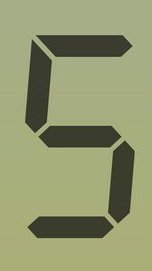
#> input picture samples/1.png, 152 x 271 px
$ python -i segment_display_reader.py   (imports and definitions only)
#> lines starting #> are read from the running program, lines starting #| are printed output that depends on the picture; after the words box and inside, x2 and y2 are one past the last pixel; in counts of white or black regions, pixels touching at a corner belong together
### src/numsense/typeface.py
import os

import cv2 as cv

from PIL import Image, ImageDraw


class Typeface:
    def __init__(self, data, out_dir="~/.numsense/typefaces"):
        self.name = data["name"]
        self.w, self.h, self.thickness = data["dimensions"].values()
        self.digits = data["digits"]
        self.segments = self.__compute_segments()
        self.out_dir = os.path.expanduser(f"{out_dir}/{self.name}")
        self.templates = {}

    def __compute_segments(self):
        st = self.thickness
        sl = self.w - 2 * st
        h = self.h
        return {
            "A": [(st, 0), (st + sl, st)],
            "B": [(st + sl, st), (self.w, st + sl)],
            "C": [(st + sl, h // 2), (self.w, h // 2 + sl)],
            "D": [(st, h - st), (st + sl, h)],
            "E": [(0, h // 2), (st, h // 2 + sl)],
            "F": [(0, st), (st, st + sl)],
            "G": [(st, h // 2 - st // 2), (st + sl, h // 2 + st // 2)],
        }

    def supported_characters(self):
        return list(self.digits.keys())

    def render(self):
        os.makedirs(self.out_dir, exist_ok=True)
        for digit in self.digits:
            img = Image.new("L", (self.w, self.h), "black")
            draw = ImageDraw.Draw(img)
            for seg in self.digits[digit]:
                draw.rectangle(self.segments[seg], fill="white")
            img.save(os.path.join(self.out_dir, f"{digit}.png"))
#> this loop made 10 passes
#> pass 1, in render, `img.save(os.path.join(self.out_dir, f"{digit}.png"))`:
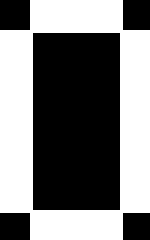
#> saved as 0.png: PIL image 50x80 L (shown 3 times larger); 48.2% white; 1 white region, box (x1, y1, x2, y2) and area: (0, 0, 50, 80) 1928
#> after the loop:
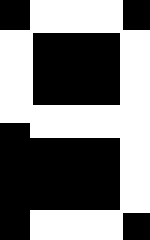
#> img: PIL image 50x80 L (shown 3 times larger); 48.1% white; 1 white region, box (x1, y1, x2, y2) and area: (0, 0, 50, 80) 1923
#> in __call__, img is the input picture: shape (271, 152, 3); mean B, G, R 110.6, 151.6, 144.8

    def load(self):
        for c in self.supported_characters():
            template_path = os.path.join(self.out_dir, f"{c}.png")
            self.templates[c] = cv.imread(template_path, cv.IMREAD_GRAYSCALE)

    def compile(self):
        self.render()
        self.load()

### src/numsense/segment_display_reader.py
import cv2 as cv
import numpy as np

from .typeface import Typeface
from .typefaces import DEFAULT_TYPEFACE


class SegmentDisplayReader:
    def __init__(self, conf_thresh=0.35, typeface=DEFAULT_TYPEFACE):
        self.conf_thresh = conf_thresh

        self.typeface = Typeface(typeface)
        self.typeface.compile()

    def __preprocess_image(self, img, blur_strength=5, closure_tolerance=7):
#> called with blur_strength = 5, closure_tolerance = 7
        grayed = cv.cvtColor(img, cv.COLOR_BGR2GRAY)
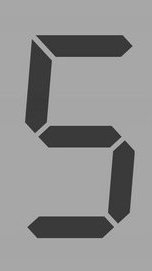
#> grayed: shape (271, 152); min 33, max 192, mean 144.9
        blurred = cv.GaussianBlur(grayed, (blur_strength, blur_strength), 0)
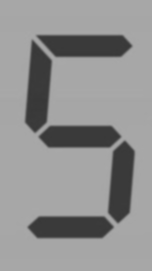
#> blurred: shape (271, 152); min 56, max 169, mean 144.9
        _, thresh = cv.threshold(blurred, 0, 255, cv.THRESH_BINARY_INV | cv.THRESH_OTSU)
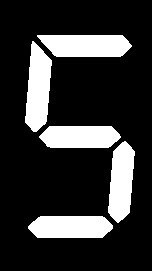
#> thresh: shape (271, 152); 20.3% white; 5 white regions, box (x1, y1, x2, y2) and area: (37, 35, 132, 57) 1795, (25, 41, 52, 132) 1705, (28, 216, 113, 238) 1667, (108, 141, 135, 223) 1588, (39, 126, 121, 148) 1587
        kernel = np.ones((closure_tolerance, closure_tolerance), np.uint8)
        closed = cv.morphologyEx(thresh, cv.MORPH_CLOSE, kernel)
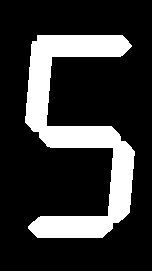
#> closed: shape (271, 152); 21% white; 1 white region
        return closed

    def __find_bounding_boxes(self, processed_img, min_area=128):
#> called with min_area = 128
        contours, _ = cv.findContours(processed_img, cv.RETR_EXTERNAL, cv.CHAIN_APPROX_SIMPLE)
#> contours = 1 contour; box (x1, y1, x2, y2) and area: (25, 35, 135, 238) 8231
        filtered_contours = [cnt for cnt in contours if cv.contourArea(cnt) >= min_area]
#> filtered_contours has the same summary as contours
        return [cv.boundingRect(cnt) for cnt in filtered_contours]

    def __match_digit_templates(self, roi):
        recognized_digit = None
        best_score = float("-inf")
        for digit, template in self.typeface.templates.items():
            resized_template = cv.resize(template, roi.shape[::-1])
            result = cv.matchTemplate(roi, resized_template, cv.TM_CCOEFF_NORMED)
            score = np.max(result)
            if score > best_score:
                best_score = score
                recognized_digit = digit
        return recognized_digit if best_score >= self.conf_thresh else None

    def __sort_regions(self, text_blocks, y_threshold=10):
        text_blocks.sort(key=lambda block: block[1])
        lines = []
        current_line = []
        for block in text_blocks:
            _, y, _ = block
            if not current_line:
                current_line.append(block)
            else:
                _, last_y, _ = current_line[-1]
                if abs(y - last_y) <= y_threshold:
                    current_line.append(block)
                else:
                    lines.append(sorted(current_line, key=lambda b: b[0]))
                    current_line = [block]
        if current_line:
            lines.append(sorted(current_line, key=lambda b: b[0]))
        return [block for line in lines for block in line]

    def __call__(self, img_path):
        img = cv.imread(img_path)
        if img is None:
            raise FileNotFoundError(f"'{img_path}' not found")

        processed_img = self.__preprocess_image(img)
        bounding_boxes = self.__find_bounding_boxes(processed_img)
#> bounding_boxes = [(25, 35, 110, 203)]

        recognized_digits = []
        for x, y, w, h in bounding_boxes:
            roi = processed_img[y : y + h, x : x + w]
            recognized_digit = self.__match_digit_templates(roi)
            if recognized_digit is not None:
                recognized_digits.append((x, y, recognized_digit))
            else:
                recognized_digits.append((x, y, "-"))
#> this loop made 1 pass
#> (x, y, w, h, recognized_digit) on pass 1: (25, 35, 110, 203, '5')
#> pass 1, in __call__, `roi = processed_img[y : y + h, x : x + w]`:
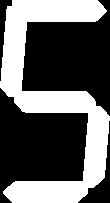
#> roi: shape (203, 110); 38.7% white; 1 white region, box (x1, y1, x2, y2) and area: (0, 0, 110, 203) 8652
#> after the loop, recognized_digits = [(25, 35, '5')]
        recognized_digits = self.__sort_regions(recognized_digits)
#> the loop in __sort_regions, `for block in text_blocks:` made 1 pass
#> (block, y) on pass 1: ((25, 35, '5'), 35)
#> after the loop in __sort_regions, `for block in text_blocks:`: lines = []
        return img, recognized_digits

>>> result = SegmentDisplayReader()('../../samples/1.png')
